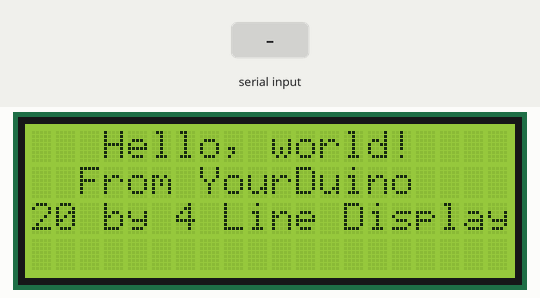
This sketch was run on a simulated Arduino Uno, built with avr-gcc and run on an emulated ATmega328P. Shown: 20×4 character LCD. The inputs (shaded band) are chosen by the test bench.

Above: at 3.7 s.
At 14.8 s:
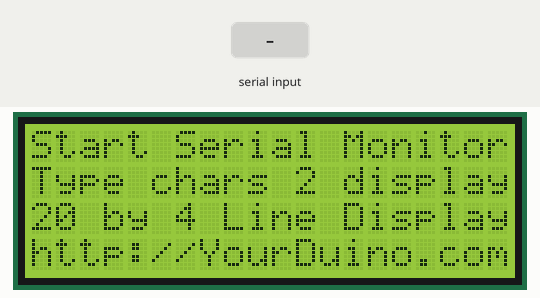
14.9 s: "1" received over Serial
At 16.2 s:
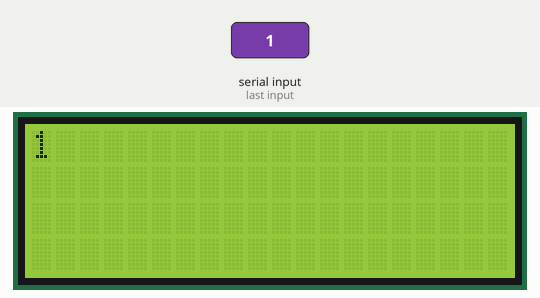
16.5 s: "0" received over Serial
At 17.6 s:
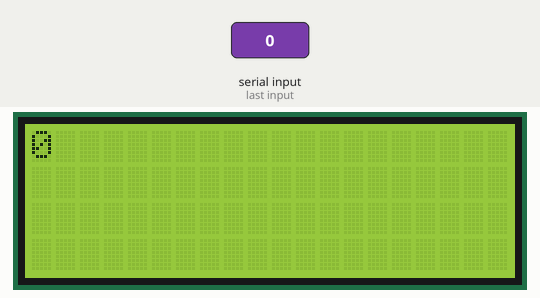
18.1 s: "2" received over Serial
Timing chart, 0 to 21.1 s (numbered marks = the images above; inputs shaded):
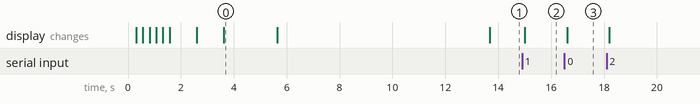

Measured:
- after the input at 14.9 s, the display: changes after 0.11 s (image 2)
- after the input at 16.5 s, the display: changes after 0.10 s (image 3)
- what the display in image 0 shows lasts 2.0 s, from 3.6 s to 5.6 s

The sketch:

Serial_LCD_V2.ino
```cpp
/* YourDuino.com Example Software Sketch
 20 character 4 line I2C Display
 Backpack Interface labelled "YwRobot Arduino LCM1602 IIC V1"
 Connect Vcc and Ground, SDA to A4, SCL to A5 on Arduino
 terry@yourduino.com */

/*-----( Import needed libraries )-----*/
#include "Wire.h"  // Comes with Arduino IDE
// Get the LCD I2C Library here:
// https://bitbucket.org/fmalpartida/new-liquidcrystal/downloads
// Move any other LCD libraries to another folder or delete them
// See Library "Docs" folder for possible commands etc.
#include "LiquidCrystal_I2C.h"

/*-----( Declare Constants )-----*/
/*-----( Declare objects )-----*/
// set the LCD address to 0x27 for a 20 chars 4 line display
// Set the pins on the I2C chip used for LCD connections:
//                    addr, en,rw,rs,d4,d5,d6,d7,bl,blpol
LiquidCrystal_I2C lcd(0x27, 2, 1, 0, 4, 5, 6, 7, 3, POSITIVE);  // Set the LCD I2C address


/*-----( Declare Variables )-----*/


void setup()   /*----( SETUP: RUNS ONCE )----*/
{
  Serial.begin(9600);  // Used to type in characters

  lcd.begin(20,4);         // initialize the lcd for 20 chars 4 lines, turn on backlight

// ------- Quick 3 blinks of backlight  -------------
  for(int i = 0; i< 3; i++)
  {
    lcd.backlight();
    delay(250);
    lcd.noBacklight();
    delay(250);
  }
  lcd.backlight(); // finish with backlight on

//-------- Write characters on the display ------------------
  // NOTE: Cursor Position: Lines and Characters start at 0
  lcd.setCursor(3,0); //Start at character 4 on line 0
  lcd.print("Hello, world!");
  delay(1000);
  lcd.setCursor(2,1);
  lcd.print("From YourDuino");
  delay(1000);
  lcd.setCursor(0,2);
  lcd.print("20 by 4 Line Display");
  lcd.setCursor(0,3);
  delay(2000);
  lcd.print("http://YourDuino.com");
  delay(8000);
  // Wait and then tell user they can start the Serial Monitor and type in characters to
  // Display. (Set Serial Monitor option to "No Line Ending")
  lcd.setCursor(0,0); //Start at character 0 on line 0
  lcd.print("Start Serial Monitor");
  lcd.setCursor(0,1);
  lcd.print("Type chars 2 display");


}/*--(end setup )---*/


void loop()   /*----( LOOP: RUNS CONSTANTLY )----*/
{
  {
    // when characters arrive over the serial port...
    if (Serial.available()) {
      // wait a bit for the entire message to arrive
      delay(100);
      // clear the screen
      lcd.clear();
      // read all the available characters
      while (Serial.available() > 0) {
        // display each character to the LCD
        lcd.write(Serial.read());
      }
    }
  }

}/* --(end main loop )-- */


/* ( THE END ) */
```
